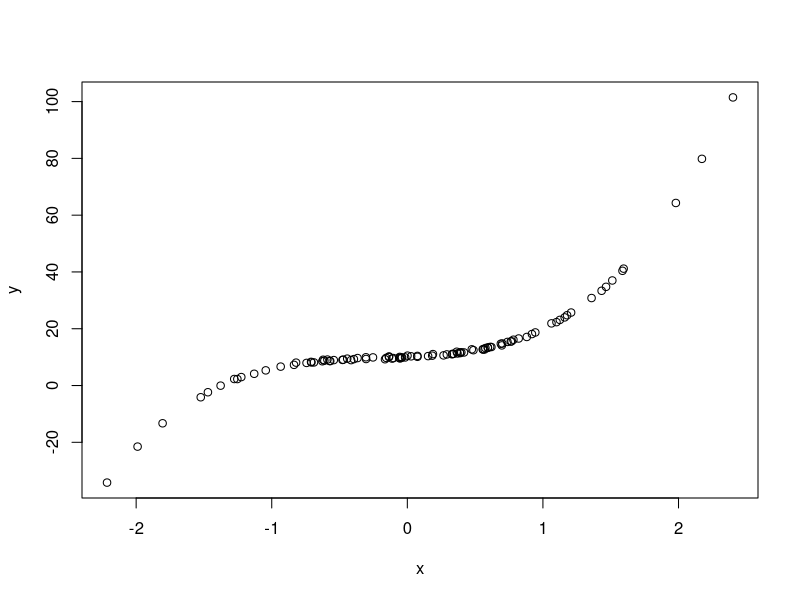
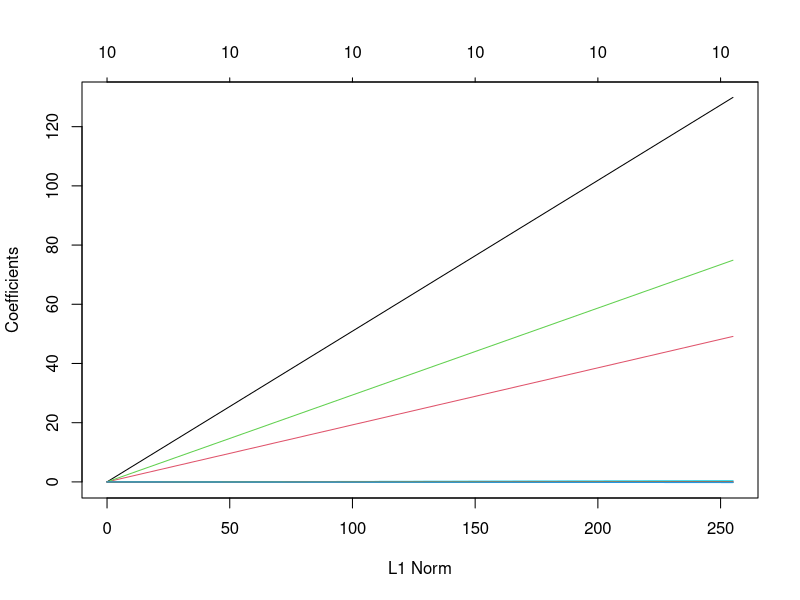
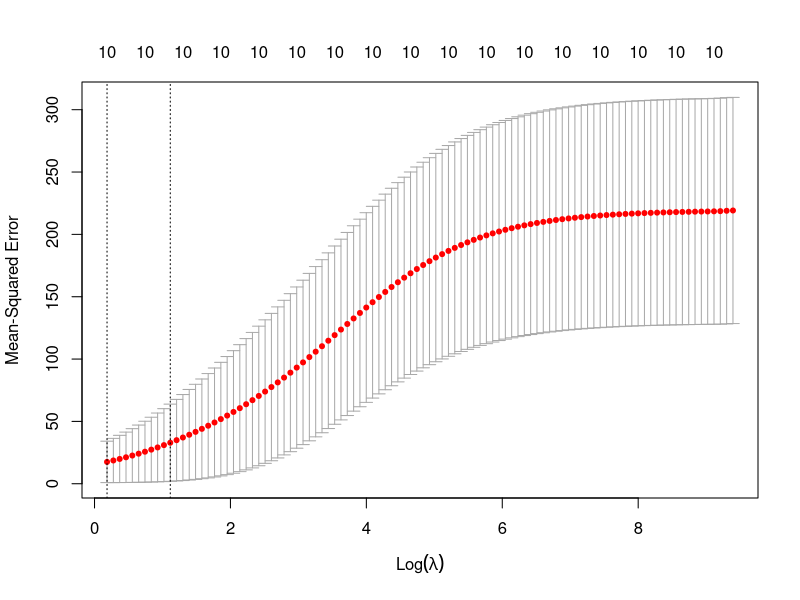
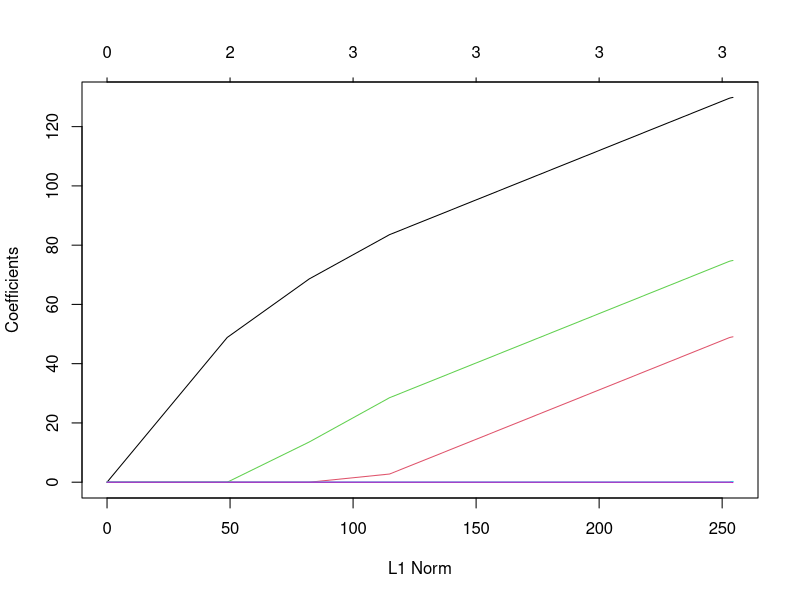
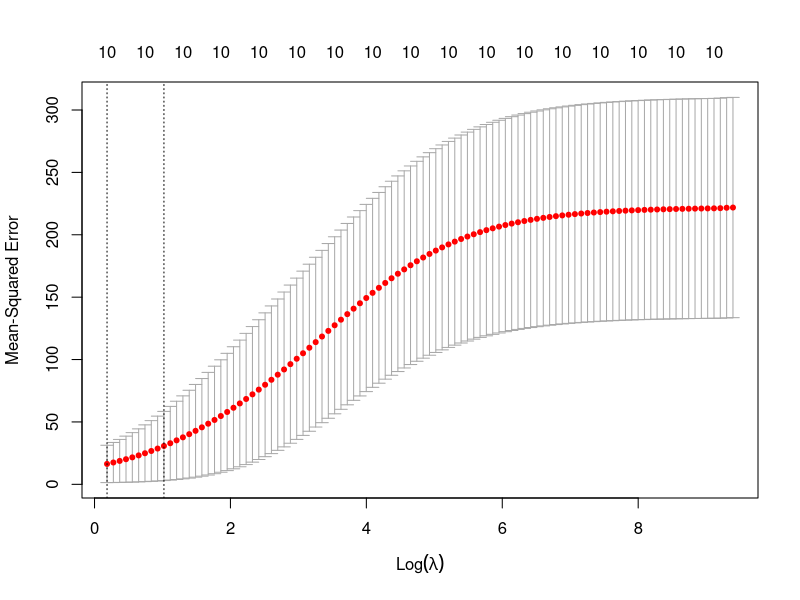

Generate these figures, in order, with R:
#Marianna Ohanyan, ml hw3 13.03.2019

install.packages("glmnet")
library(glmnet)


set.seed(1)
#1 response generation
x = rnorm(100)
e=rnorm(100, mean=0, sd=.25)
b0 = 10; b1 = 2; b2 = 3; b3 = 5
y = b0 + b1*x + b2*x^2 + b3*x^3 + e
plot(x,y)

## creating matrix and deviding into training and testing sets 
x=model.matrix(x~poly(x, 10))[,-1]

### Instructor's comment: For using x, x^2, ... insert raw=TRUE in poly(x,10), otherwise you get the
### orthogonalized polynomials of degree 1 to 10 over the specified set of points x (see ?poly for details).

grid=10^seq(10,-2,length=100)   

train = sample(1:nrow(x), nrow(x)/2)
test=(-train)
y_test=y[test]


# #2  Ridge model
# fitting ridge model
RidgeModel = glmnet(x, y, alpha=0,lambda=grid, standardize=TRUE)

plot(RidgeModel)

#cross validation 
cv_out_ridge=cv.glmnet(x[train,],y[train],alpha=0, nfolds = 10)
plot(cv_out_ridge)
bestlam1=cv_out_ridge$lambda.min
#best lambda
bestlam1    # best lambda is 1.003086

#getting test MSE
ridge_pred=predict(RidgeModel,s=bestlam1,newx=x[test,])
mean((ridge_pred-y_test)^2)  #MSE is 1.576503 ridge

# coefficients 
coef(RidgeModel, s=bestlam1)[,1]

# As expected, none of the coefficients are zero - ridge regression
# does not perform variable selection, which issupposed to be not accurate however 
#sometimes it might help, as after X^3 all coefficients are close to 0
#Even though we got all 10 coefficients our MSE is small



##3 
#Fit the Lasso model 

lassoModel = glmnet(x, y, alpha=1,lambda=grid, standardize=TRUE)

plot(lassoModel)

#validation 
cv_out=cv.glmnet(x[train,],y[train],alpha=0, nfolds = 10)

### Instructor's comment: alpha should be 1 for the lasso.

plot(cv_out)
#best lambda 
bestlam=cv_out$lambda.min
bestlam    # labmda is 1.003086

lasso_pred=predict(lassoModel,s=bestlam,newx=x[test,])
mean((lasso_pred-y_test)^2) # mse is 5.762456 lasso

coef(lassoModel, s=bestlam)[,1]

#Lasso regression gave us the coefficients of X, X^2,X^3 and intercenpet and gave 
# 0 for the rest of the results and increased MSE 

# 4
# While comparing Lasso and Ridge regularization approaches, I would say in this case 
# even thoug ridge regression is less flexible however when we have hight variance 
# it will give better results the lasso regresion which is flexible, I got this result 
# by comparing mean squares errors for both models.
# However, the lasso has a substantial advantage over ridge regression in that the resulting coefficient
# estimates are sparse

### Instructor's comment: Check the outputs of your code after implementation of the previous recommendations.





### Instructor's comment: 90/100.

